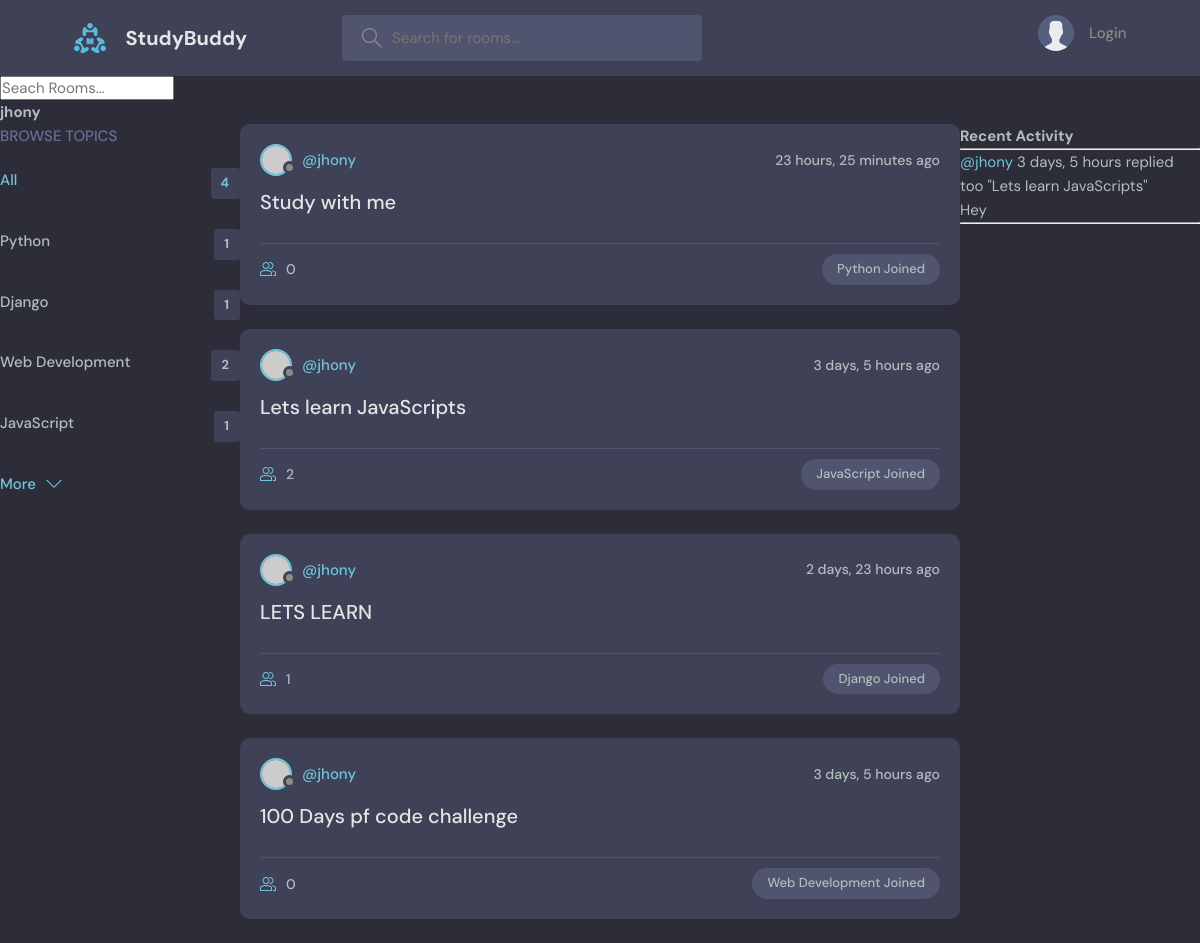
Page /profile/1/ on the committed database.
### base/models.py (models this page shows, shortened)
class Topic(models.Model):
    name = models.CharField(max_length=200)

class Room(models.Model):
    host = models.ForeignKey(User, on_delete=models.SET_NULL, null=True)
    topic = models.ForeignKey(Topic, on_delete=models.SET_NULL, null=True)
    name = models.CharField(max_length=200)
    description = models.TextField(null=True, blank=True)
    participants = models.ManyToManyField(User, related_name='participants', blank=True)
    updated = models.DateTimeField(auto_now=True)
    created = models.DateTimeField(auto_now_add=True)
    class Meta:
        ordering = ['-updated', '-created']
    def __str__(self):
        return str(self.name)

class Message(models.Model):
    user = models.ForeignKey(User, on_delete=models.CASCADE)
    room = models.ForeignKey(Room, on_delete=models.CASCADE)
    body = models.TextField()
    updated = models.DateTimeField(auto_now=True)
    created = models.DateTimeField(auto_now_add=True)
    class Meta:
        ordering = ['-updated', '-created']

### base/views.py (the view)
# urls.py: path('profile/<str:pk>/', views.userProfile, name="user-profile"),
def userProfile(request, pk):
    user = User.objects.get(id = pk)
    rooms = user.room_set.all()
    room_messages = user.message_set.all()
    topics = Topic.objects.all()
    context = {'user':user, 'rooms':rooms, 'room_messages': room_messages, 'topics': topics}
    return render(request, 'base/profile.html', context)

### base/templates/base/profile.html (shortened to what this page needs)
{% extends 'main.html' %}
{% block content %}
<h1>{{user.username}}</h1>
<div class="profile-container">
    <div>
        {% include 'base/topics_component.html' %}
    </div>
    <div>
        {% include 'base/feed_component.html' %}
    </div>
    <div>
        {% include 'base/activity_component.html' %}
    </div>
</div>
{% endblock content %}

### templates/main.html (shortened to what this page needs)
<!DOCTYPE html>
{% load static %}
<html lang="en">
  <head>
    <link rel="stylesheet" href="{% static 'styles/style.css' %}" />
  </head>
  <body>
    {% include 'navbar.html' %}
    {% block content %}
    {% endblock content %}
  </body>
</html>

### templates/navbar.html (shortened to what this page needs)
{% load static %}
<header class="header header--loggedIn">
    <div class="container">
      <a href="{% url 'home' %}" class="header__logo">
        <img src="{% static 'images/logo.svg' %}" />
        <h1>StudyBuddy</h1>
      </a>
      <form class="header__search" method="GET" action="{% url 'home' %}">
        <label>
          <input name="q" placeholder="Search for rooms..." />
        </label>
      </form>
      <nav class="header__menu">
        {% if request.user.is_authenticated %}
        <div class="header__user">
          <a href="profile.html">
            <div class="avatar avatar--medium active">
              <img src="https://randomuser.me/api/portraits/men/37.jpg" />
            </div>
            <p>{{request.user.username}} <span>@{{request.user.username}}</span></p>
          </a>
          <button class="dropdown-button">
            <svg version="1.1" xmlns="http://www.w3.org/2000/svg" width="32" height="32" viewBox="0 0 32 32">
              <title>chevron-down</title>
              <path d="M16 21l-13-13h-3l16 16 16-16h-3l-13 13z"></path>
            </svg>
          </button>
        </div>
        {% else %}
        <a href="{% url 'login' %}">
          <img src="{% static 'images/avatar.svg'%}" />
          <p>Login</p>
        </a>
        {% endif %}
      </nav>
    </div>
  </header>
<form method="GET" action="{% url 'home' %}">
    <input type="text" name="q" placeholder="Seach Rooms..." >
</form>

### base/templates/base/topics_component.html
<div class="topics">
    <div class="topics__header">
      <h2>Browse Topics</h2>
    </div>
    <ul class="topics__list">
      <li>
        <a href="{% url 'home' %}" class="active">All <span>{{topics.count}}</span></a>
      </li>
      {% for topic in topics %}
      <li>
        <a href="{% url 'home' %}?q={{topic.name}}">{{topic.name}}<span>{{topic.room_set.all.count}}</span></a>
      </li>
      {% endfor %}
    </ul>
    <a class="btn btn--link" href="/">
        More
        <svg version="1.1" xmlns="http://www.w3.org/2000/svg" width="32" height="32" viewBox="0 0 32 32">
            <title>chevron-down</title>
            <path d="M16 21l-13-13h-3l16 16 16-16h-3l-13 13z"></path>
        </svg>
    </a>
  </div>

### base/templates/base/feed_component.html (shortened to what this page needs)
{% for room in rooms %}
<div class="roomListRoom">
    <div class="roomListRoom__header">
      <a href="{% url 'user-profile' room.host.id %}" class="roomListRoom__author">
        <div class="avatar avatar--small">
          <img src="https://randomuser.me/api/portraits/women/11.jpg" />
        </div>
        <span>@{{room.host.username}}</span>
      </a>
      <div class="roomListRoom__actions">
        <span>{{room.created|timesince}} ago</span>
      </div>
    </div>
    <div class="roomListRoom__content">
      <a href="{% url 'room' room.id %}">{{room.name}}</a>
    </div>
    <div class="roomListRoom__meta">
      <a href="{% url 'room' room.id %}" class="roomListRoom__joined">
        {{room.participants.all.count}}
      </a>
      <p class="roomListRoom__topic">{{room.topic.name}} Joined</p>
    </div>
  </div>
{% endfor %}

### base/templates/base/activity_component.html (shortened to what this page needs)
<h3>Recent Activity</h3>
        <hr>
        {% for message in room_messages %}
        <div>
            <small><a href="{% url 'user-profile' message.user.id %}">@{{message.user}}</a> {{message.created|timesince}}</small>
            <small>replied too "{{message.room}}"</small>
            <p>{{message.body}}</p>
            <hr>
        </div>
        {% endfor %}

### base/templates/base/profile.html (style rules this page uses)
.profile-container { display: grid; grid-template-columns: 1fr 3fr 1fr; }

### rows in the picture
Topic: name "Python", room_set.all.count "1"
Topic: name "Django", room_set.all.count "1"
Topic: name "Web Development", room_set.all.count "2"
Topic: name "JavaScript", room_set.all.count "1"
Room: host.username "jhony", created "23 hours, 25 minutes", name "Study with me", participants.all.count "0", topic.name "Python"
Room: host.username "jhony", created "3 days, 5 hours", name "Lets learn JavaScripts", participants.all.count "2", topic.name "JavaScript"
Room: host.username "jhony", created "2 days, 23 hours", name "LETS LEARN", participants.all.count "1", topic.name "Django"
Room: host.username "jhony", created "3 days, 5 hours", name "100 Days pf code challenge", participants.all.count "0", topic.name "Web Development"
Message: user "jhony", created "3 days, 5 hours", room "Lets learn JavaScripts", body "Hey"

### other values in the picture
{{ user.username }} "jhony"
{{ topics.count }} "4"
